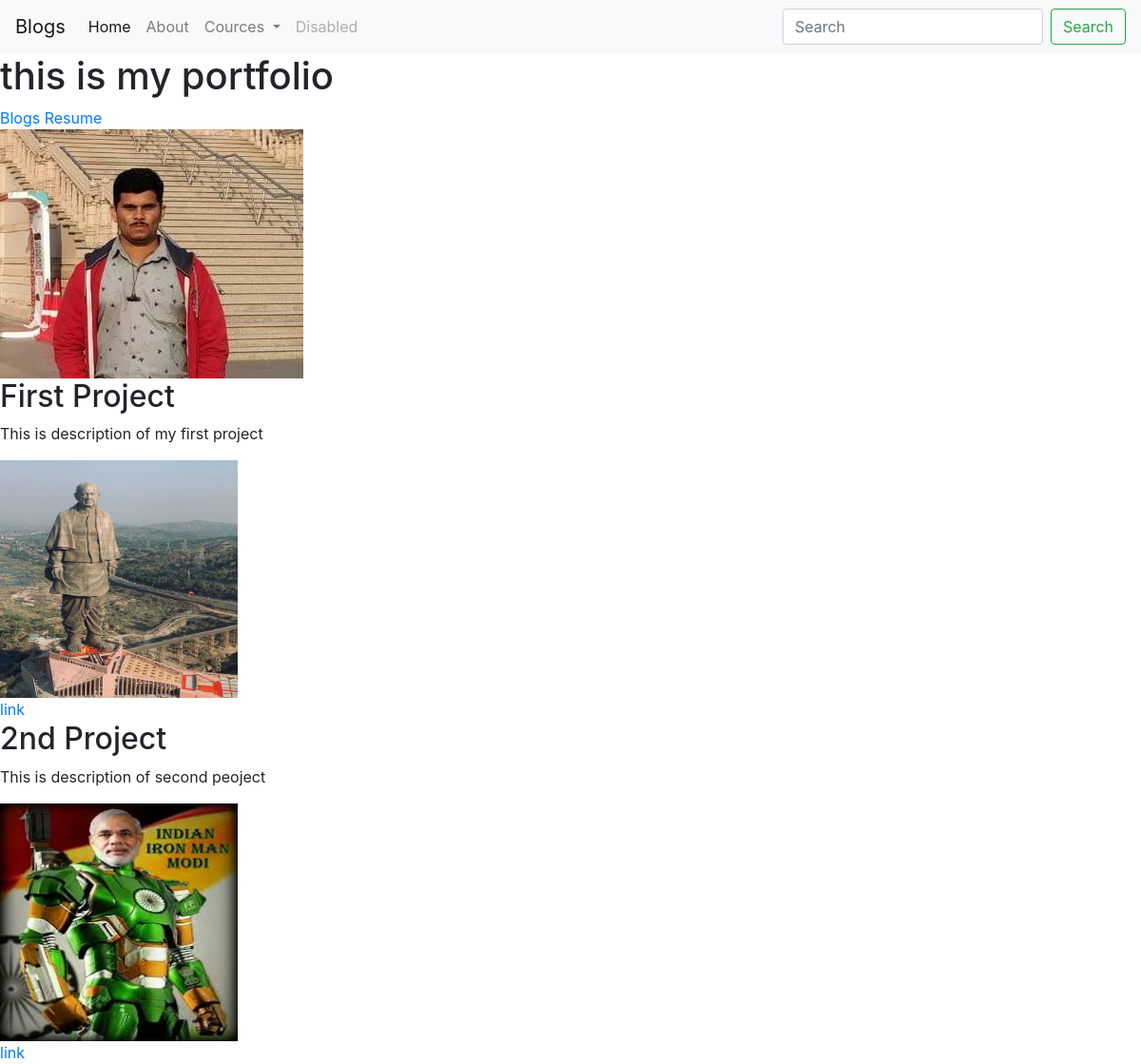
The page / on the database its author committed.
### port/models.py (models this page shows, shortened)
class project(models.Model):
	title=models.CharField(max_length=100)
	discription=models.CharField(max_length=250)
	image=models.ImageField(upload_to='port/images/')
	url=models.URLField(blank=True)

### port/views.py (the view)
# urls.py: 2. Add a URL to urlpatterns:  path('', views.home, name='home')
def home(request):
	projects=project.objects.all()
	return render(request,'port/home.html', {'projects':projects})

### port/templates/port/home.html
{% extends 'port/base.html'%}
{% block content %}
<h1>this is my portfolio</h1>
<a href="{% url 'blog:all_blogs' %}">Blogs</a>
{%load static%}
<a href="{% static 'port/Resume.pdf'%}"> Resume</a><br>
<img src="{% static 'port/myphoto.jpg'%}">
{% for x in  projects %}
<h2>{{x.title}}</h2>
<p>{{x.discription}}</p>
<img src="{{x.image.url}}" height ="250" width="250"><br>
{% if x.url %}
<a href="{{x.url}}">link</a><br>
{% endif %}
{% endfor %}
{%endblock%}

### port/templates/port/base.html (shortened to what this page needs)
<!doctype html>
<html lang="en">
  <head>
    <link rel="stylesheet" href="https://stackpath.bootstrapcdn.com/bootstrap/4.4.1/css/bootstrap.min.css">
  </head>
  <body>
<nav class="navbar navbar-expand-lg navbar-light bg-light">
  <a class="navbar-brand" href="{% url 'blog:all_blogs'%}">Blogs</a>
  <div class="collapse navbar-collapse" id="navbarSupportedContent">
    <ul class="navbar-nav mr-auto">
      <li class="nav-item active">
        <a class="nav-link" href="{% url 'home' %}">Home <span class="sr-only">(current)</span></a>
      </li>
      <li class="nav-item">
        <a class="nav-link" href="{% url 'about' %}">About</a>
      </li>
      <li class="nav-item dropdown">
        <a class="nav-link dropdown-toggle" href="#" id="navbarDropdown" role="button" data-toggle="dropdown" aria-haspopup="true" aria-expanded="false">
          Cources
        </a>
      </li>
      <li class="nav-item">
        <a class="nav-link disabled" href="#" tabindex="-1" aria-disabled="true">Disabled</a>
      </li>
    </ul>
    <form class="form-inline my-2 my-lg-0">
      <input class="form-control mr-sm-2" type="search" placeholder="Search" aria-label="Search">
      <button class="btn btn-outline-success my-2 my-sm-0" type="submit">Search</button>
    </form>
  </div>
</nav>
{% block content %} {% endblock%}
  </body>
</html>

### rows shown on the page
project: title "First Project", discription "This is description of my first project", image (picture)
project: title "2nd Project", discription "This is description of second peoject", image (picture)
